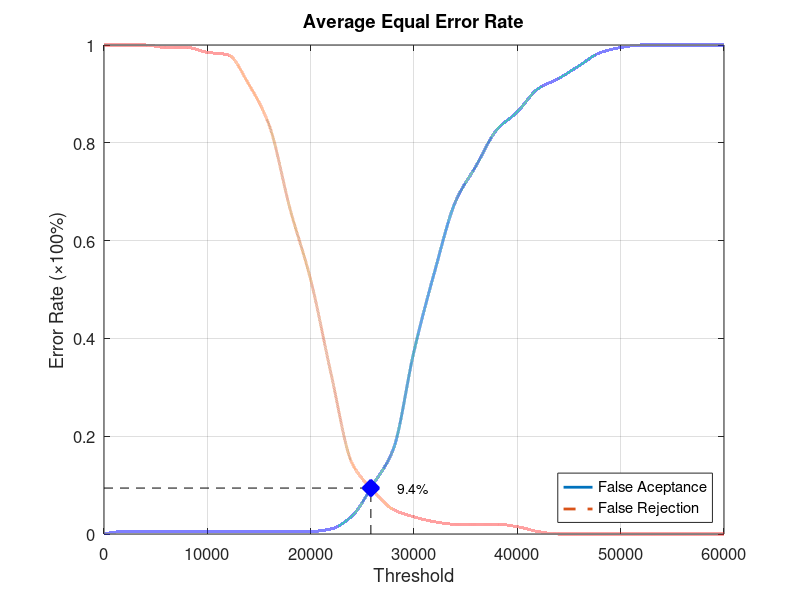
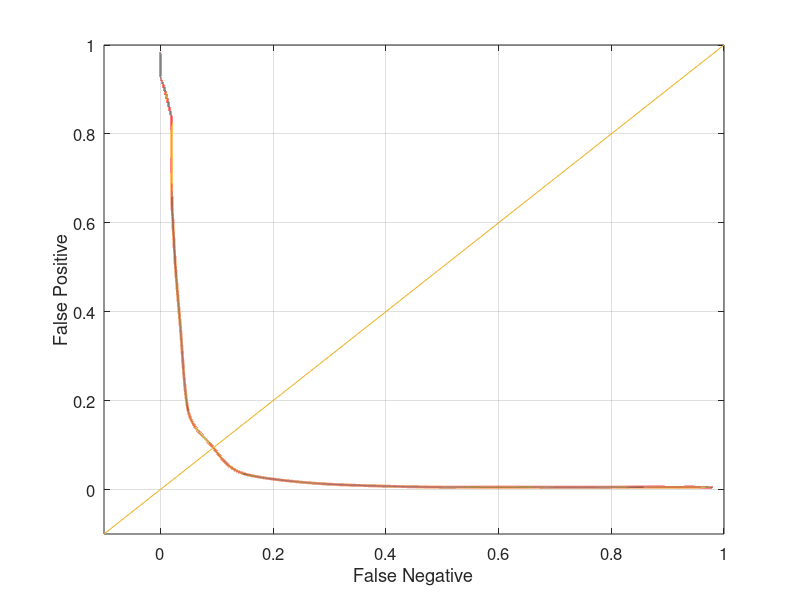

The MATLAB source for these figures, in order:
function yEER = Database2_1
close all;
clear;
clc;
x = 0:2000:60000;
xq = 0:0.5:60000;

y0 = [0 0.00526316 0.00526316 0.00526316 0.00526316 0.00526316 0.00526316 0.00526316 0.00526316 0.00526316 0.00526316 0.0105263 0.0368421 0.1 0.173684 0.373684 0.536842 0.678947 0.752632 0.826316 0.863158 0.910526 0.931579 0.957895 0.984211 0.994737 1 1 1 1 1];
yy0 = interp1(x, y0, xq, 'pchip');
y1 = [1 1 1 0.995 0.995 0.985 0.98 0.92 0.835 0.665 0.52 0.325 0.145 0.09 0.05 0.035 0.025 0.02 0.02 0.02 0.015 0.005 0 0 0 0 0 0 0 0 0];
yy1 = interp1(x, y1, xq, 'pchip');

% Calculating EER: 
y2 = abs(y0 - y1);
find(y2 == min(y2))
yy2 = abs(yy0 - yy1);
xEER = find(yy2 == min(yy2));
xEERIndex = xq(xEER) % X-axis EER
yEER = yy0(xEER) % Y-axis EER

main = figure
plot(xq, yy0,'-','LineWidth', 2);	hold on
plot(xq, yy1,'--','LineWidth', 2);	hold on
plot([xEERIndex xEERIndex], [0 yEER], 'k--');	hold on
plot([0 xEERIndex], [yEER yEER], 'k--');	hold on
plot(xEERIndex, yEER, 'bx', 'LineWidth', 10);	hold on
text(xEERIndex + 10 * xEERIndex / 100, yEER, [num2str(round((10000 * yEER)) / 100) '%'])
legend('False Aceptance', 'False Rejection', 'Location', 'SouthEast')
xlabel('Threshold')
ylabel('Error Rate (\times100%)')
title('Average Equal Error Rate')
set(gca, 'FontSize', 12)
axis([0 60000 0 1])
grid on

print(main, 'Database2_1Main', '-dpng');
FNRxFPR = figure('Color', [1 1 1]);
plot(yy1, yy0, '-', yy1, yy0, 'LineWidth', 2);
hold on
y = -0.1:0.1:1
plot(y, y); 
set(gca, 'FontSize', 12)
xlabel('False Negative')
ylabel('False Positive')
axis([-0.1 1 -0.1 1])
set(gca, 'FontSize', 12)
grid on

print(FNRxFPR, 'Database2_1FNRxFPR','-dpng');
end
